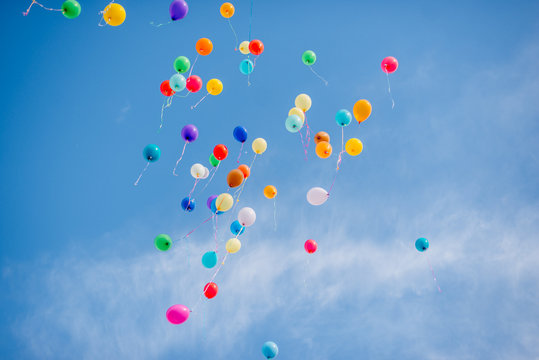
#> input picture k-means clustering and Hough Transform/baloons.jpg, 539 x 360 px
$ python colorQuantizemain.py
#> lines starting #> are read from the running program, lines starting #| are printed output that depends on the picture
### k-means clustering and Hough Transform/quantizeRGB.py
import numpy as np
import scipy as sp
import cv2

def quantizeRGB(origImg, k):
    img = origImg.reshape((-1, 3))

    #k-means
    inititalCenters = cv2.KMEANS_PP_CENTERS
    criteria = (cv2.TERM_CRITERIA_EPS + cv2.TERM_CRITERIA_MAX_ITER, 10, 1.0)
    compactness, labels, centers = cv2.kmeans(img.astype(np.float32),
                                              K=k,
                                              bestLabels=None,
                                              criteria=criteria,
                                              attempts=10,
                                              flags=inititalCenters)

    #After finding kmeans, creating image
    centers = centers.astype(np.uint8)
    res = centers[labels.flatten()]
    result = res.reshape((origImg.shape))

    return result, centers

### k-means clustering and Hough Transform/quantizeHSV.py
import numpy as np
import scipy as sp
import cv2
import matplotlib.pyplot as plt

def quantizeHSV(origImg, k):
    hueImage = cv2.cvtColor(origImg, cv2.COLOR_BGR2HSV)
    #Kmeans
    inititalCenters = cv2.KMEANS_PP_CENTERS
    criteria = (cv2.TERM_CRITERIA_EPS + cv2.TERM_CRITERIA_MAX_ITER, 10, 1.0)
    compactness, labels, centers = cv2.kmeans(hueImage[:,:,0].reshape(-1).astype(np.float32),
                                              K=k,
                                              bestLabels=None,
                                              criteria=criteria,
                                              attempts=10,
                                              flags=inititalCenters)

    #After finding kmeans, creating image
    centers = centers.astype(np.uint8)
    res = centers[labels.flatten()]

    #Replacing with common hue
    hueImage[:, :, 0] = res.reshape((hueImage.shape[0], hueImage.shape[1]))
    hueImage = cv2.cvtColor(hueImage, cv2.COLOR_HSV2BGR)
    return hueImage, centers

### k-means clustering and Hough Transform/getHueHists.py
from quantizeHSV import quantizeHSV
import cv2
import scipy as sp
import numpy as np
import matplotlib.pyplot as plt
import time

def getHueHists(im, k):
    hueImage = cv2.cvtColor(im, cv2.COLOR_BGR2HSV)
    hueData = hueImage[:, :, 0].reshape(-1)

    histEqual = plt.figure()
    plt.hist(hueData, bins=range(0, 180, 180//(k + 1)))
    plt.title(f"Hue Equal Bin Histogram for k={k}")
    plt.title(f"Hue Data Histogram")
    plt.xlabel('Hue values')
    plt.ylabel('Frequency')

    hueClusteredRGBImage, hueClusteredCenters = quantizeHSV(im, k)
    hueClusterInfo = cv2.cvtColor(hueClusteredRGBImage, cv2.COLOR_BGR2HSV)[:, :, 0].reshape(-1)

    histClustered = plt.figure()
    plt.hist(hueClusterInfo, bins=np.append(np.sort(hueClusteredCenters.reshape(-1)), 180))
    plt.title(f"k-means hue histogram for k={k}")
    plt.xlabel('Clustered hue values')
    plt.ylabel('Frequency')

    return histEqual, histClustered

### k-means clustering and Hough Transform/computeQuantizationError.py
import numpy as np
import scipy as sp
import cv2

def computeQuantizationError(origImg, quantizedImg):
    return np.sum(np.square(origImg - quantizedImg))

### k-means clustering and Hough Transform/colorQuantizemain.py
from quantizeHSV import quantizeHSV
from quantizeRGB import quantizeRGB
from getHueHists import getHueHists
from computeQuantizationError import computeQuantizationError
import cv2
import matplotlib.pyplot as plt

image = cv2.imread('baloons.jpg')
#> image is the input picture: shape (360, 539, 3); mean B, G, R 204, 158.8, 108.8
for rgb_k in range(2, 8):
    rgbQuantizedImage, rgbCenters = quantizeRGB(image, rgb_k)
    cv2.imwrite(f'RGB_k_{rgb_k}.jpg', rgbQuantizedImage)
    print(f"SSD error for RGB Image with k={rgb_k} is {computeQuantizationError(image, rgbQuantizedImage)}")
#> this loop made 6 passes
#> compactness in quantizeRGB on passes 3 to 6: 156083340.5, 113213234.2, 97954751.5, 84536886.6
#> (compactness in quantizeRGB, rgbCenters) on passes 1 to 2: (371104836, [[200, 143, 71], [207, 173, 144]]), (223295280.3, [[213, 175, 139], [200, 143, 70], [53, 116, 239]])
#| SSD error for RGB Image with k=2 is 44044186
#| SSD error for RGB Image with k=3 is 41257394
#| SSD error for RGB Image with k=4 is 37309694
#| SSD error for RGB Image with k=5 is 29849813
#| SSD error for RGB Image with k=6 is 29592388
#| SSD error for RGB Image with k=7 is 26539123
#> pass 1, in quantizeRGB, `result = res.reshape((origImg.shape))`:
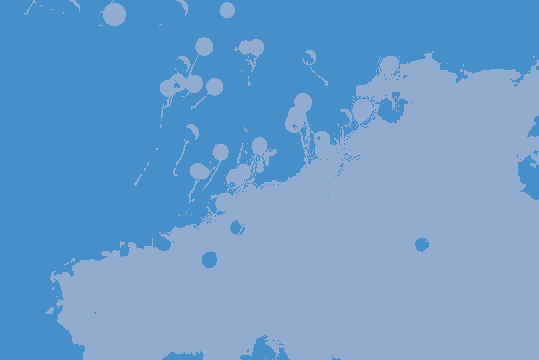
#> result: shape (360, 539, 3); mean B, G, R 203.6, 158.5, 108.7
#> pass 2, in quantizeRGB (call 2), `result = res.reshape((origImg.shape))`:
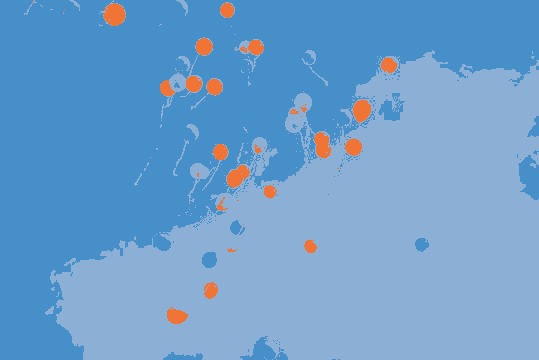
#> result: shape (360, 539, 3); mean B, G, R 203.5, 158.5, 108.1
#> pass 3, in quantizeRGB (call 3), `result = res.reshape((origImg.shape))`:
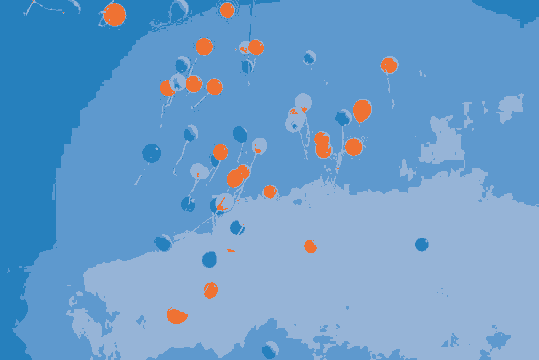
#> result: shape (360, 539, 3); mean B, G, R 203.6, 158.1, 108.4


for hsv_k in range(2, 8):
    hsvQuantizedImage, hsvCenters = quantizeHSV(image, hsv_k)
    plt.figure()
    cv2.imwrite(f'HSV_k_{hsv_k}.jpg', hsvQuantizedImage)
    plt.close()
    print(f"SSD error for HSV Image with k={hsv_k} is {computeQuantizationError(image, hsvQuantizedImage)}")
    h1, h2 = getHueHists(image, hsv_k)
    # h1.show()
    h1.savefig(f'Hue__{hsv_k}_data_histogram.jpg')
    h2.savefig(f'Hue_{hsv_k}_center_histogram.jpg')
#> this loop made 6 passes
#> (hsvCenters, hueClusteredCenters in getHueHists) on passes 3 to 6: ([104, 18, 159, 74], [104, 74, 18, 158]), ([104, 18, 167, 130, 74], [104, 18, 167, 74, 130]), ([73, 18, 105, 167, 103, 131], [102, 18, 167, 105, 131, 73]), ([103, 18, 167, 105, 131, 71, 93], [105, 22, 167, 74, 131, 103, 8])
#> hueClusteredCenters in getHueHists on passes 1 to 2: [105, 18], [104, 18, 158]
#| SSD error for HSV Image with k=2 is 7744036
#| SSD error for HSV Image with k=3 is 5333382
#| SSD error for HSV Image with k=4 is 5153711
#| SSD error for HSV Image with k=5 is 5016449
#| SSD error for HSV Image with k=6 is 3048358
#| SSD error for HSV Image with k=7 is 2977144
#> pass 1, in quantizeHSV, `hueImage = cv2.cvtColor(hueImage, cv2.COLOR_HSV2BGR)`:
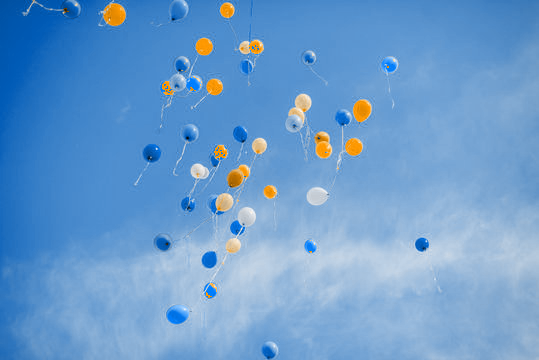
#> hueImage: shape (360, 539, 3); mean B, G, R 205.1, 156.1, 106.9
#> pass 1, `h2.savefig(f'Hue_{hsv_k}_center_histogram.jpg')`:
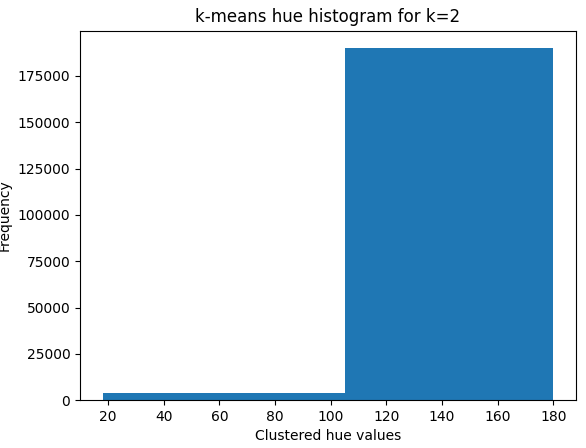
#> figure drawn by matplotlib, 1 panel
#> figure, not shown here; tallest bar 179806 high, from x = 72 to 108
#> figure, not shown here; tallest bar 186412 high, from x = 104 to 158
#> figure, not shown here; tallest bar 185592 high, from x = 90 to 120
#> figure, not shown here; tallest bar 185692 high, from x = 104 to 130
#> figure, not shown here; tallest bar 183623 high, from x = 100 to 125
#> figure, not shown here; tallest bar 141378 high, from x = 105 to 131
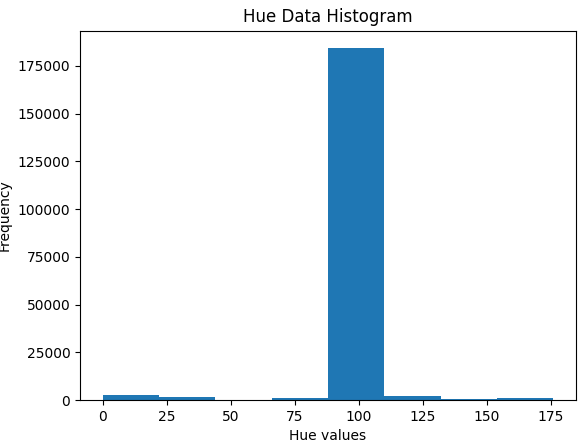
#> figure drawn by matplotlib, 1 panel; tallest bar 184206 high, from x = 88 to 110
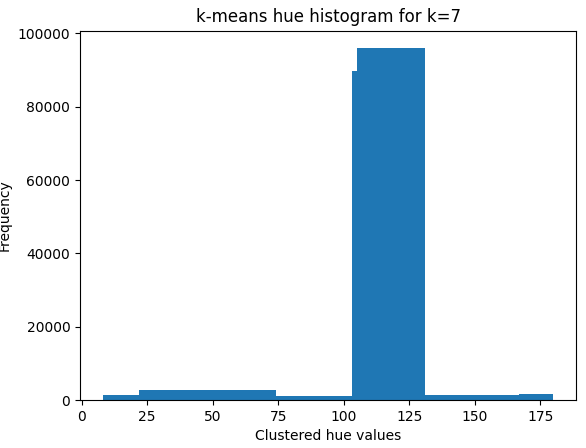
#> figure drawn by matplotlib, 1 panel; tallest bar 95956 high, from x = 105 to 131
